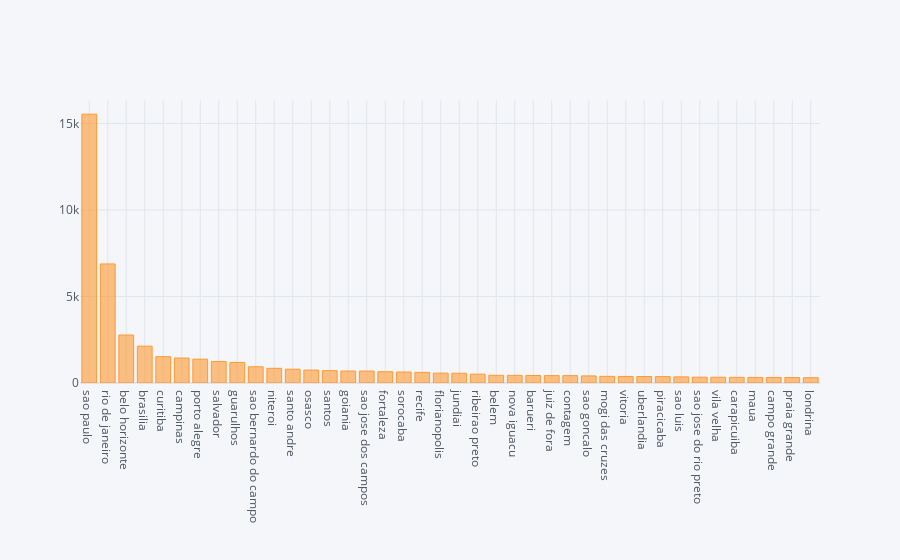

Notebook source saved alongside this figure:
### Code cell
import chart_studio.plotly as py
import cufflinks as cf
cf.go_offline(connected=True)

customer_city_top.iplot(kind = 'bar')

### Figure 1 — Plotly figure (JSON) as saved in the notebook; plotly's stock layout.template omitted (floating-point values rounded to 4 significant figures)
{"data": [{"marker": {"color": "rgba(255, 153, 51, 0.6)", "line": {"color": "rgba(255, 153, 51, 1.0)", "width": 1}}, "name": "customer_id", "orientation": "v", "text": "", "type": "bar", "x": ["sao paulo", "rio de janeiro", "belo horizonte", "brasilia", "curitiba", "campinas", "porto alegre", "salvador", "guarulhos", "sao bernardo do campo", "niteroi", "santo andre", "osasco", "santos", "goiania", "sao jose dos campos", "fortaleza", "sorocaba", "recife", "florianopolis", "jundiai", "ribeirao preto", "belem", "nova iguacu", "barueri", "juiz de fora", "contagem", "sao goncalo", "mogi das cruzes", "vitoria", "uberlandia", "piracicaba", "sao luis", "sao jose do rio preto", "vila velha", "carapicuiba", "maua", "campo grande", "praia grande", "londrina"], "y": [15540, 6882, 2773, 2131, 1521, 1444, 1379, 1245, 1189, 938, 849, 797, 746, 713, 692, 691, 654, 633, 613, 570, 565, 510, 447, 442, 433, 427, 426, 409, 383, 380, 374, 369, 353, 335, 334, 328, 323, 320, 316, 306]}], "layout": {"legend": {"bgcolor": "#F5F6F9", "font": {"color": "#4D5663"}}, "paper_bgcolor": "#F5F6F9", "plot_bgcolor": "#F5F6F9", "title": {"font": {"color": "#4D5663"}}, "xaxis": {"gridcolor": "#E1E5ED", "showgrid": true, "tickfont": {"color": "#4D5663"}, "title": {"font": {"color": "#4D5663"}, "text": ""}, "zerolinecolor": "#E1E5ED"}, "yaxis": {"gridcolor": "#E1E5ED", "showgrid": true, "tickfont": {"color": "#4D5663"}, "title": {"font": {"color": "#4D5663"}, "text": ""}, "zerolinecolor": "#E1E5ED"}}}
